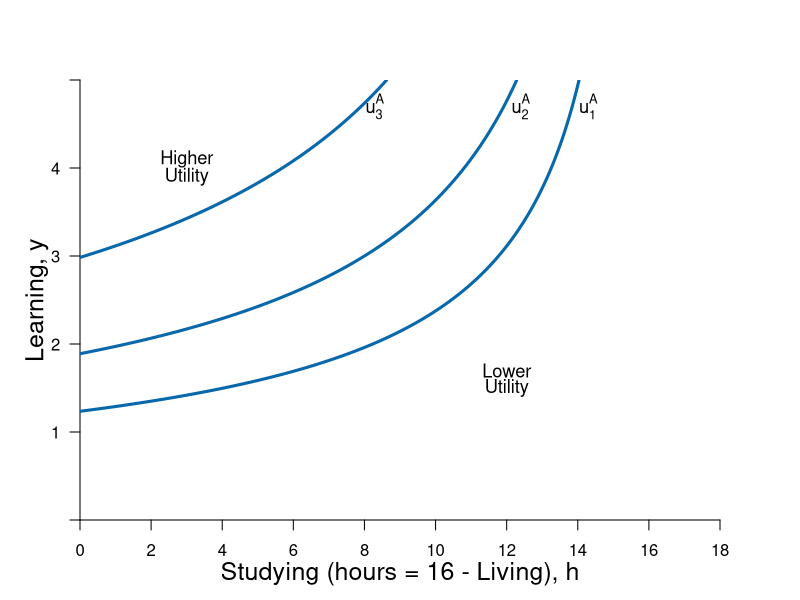

The R script that drew this image:
#Graph Designer: Scott Cohn
#Authors: Bowles and Halliday
#Title: Microeconomics: Competition, Conflict and Coordination

library(shape)
pdf(file = "constrained_optimization/feasible_frontier_indiff_only.pdf", width = 8, height = 8)

#Set parameters for graphics
axislabelsize <- 1.5
labelsize <- 1.1
graphlinewidth <- 3
segmentlinewidth <- 2

COL <- c("#7fc97f", "#beaed4", "#fdc086", "#ffff99", "#386cb0", "#f0027f", "#bf5b17", "#666666")
COLA <- c("#e0f3db", "#99d8c9","#66c2a4","#41ae76", "#238b45", "#005824")
COLB <- c("#4eb3d3", "#2b8cbe", "#0868ac","#084081")

#Edited the margins to cater for the larger LHS labels
par(mar =  c(4, 4, 4, 4))

ppf <- function(x, slope = 1/64, bary = 4) {
  bary - slope *(16-x)^2
}

uFn <- function(x, y, alpha = 0.4){
  ((16-x)^alpha)*(y^(1-alpha))
}

indiffA <- function(x, ubar = uFn(8,3) - 1, alpha = 0.4) {
  (ubar/ ((16-x)^alpha))^(1/ (1 - alpha))
}

ylims <- c(0, 5)
xlims <- c(0, 18)

npts <- 501 
x <- seq(xlims[1], xlims[2], length.out = npts)
y <- seq(ylims[1], ylims[2], length.out = npts) 
#step by step graphs:
#step 2:
#a <- uFn(8, 3) - 1
#step 3:
#a <- c(uFn(8, 3) - 1, uFn(8, 3) + 1.4) 
#final:
a <- c(uFn(8, 3) - 1, uFn(8, 3), uFn(8, 3) + 1.4) #alpha = 0.4

plot(0, 0, xlim = xlims, ylim = ylims, type = "n",
     xlab = expression(paste("")),
     ylab = expression(paste("")), 
     xaxt = "n", 
     yaxt = "n", 
     cex.lab = axislabelsize, 
     bty = "n", 
     xaxs="i", 
     yaxs="i"
)


# ticksy <- seq(from = 0, to = ylims[2], by = 1)
# ylabels <- seq(from = 0, to = ylims[2], by = 1)
ticksx <- seq(from = 0, to = xlims[2], by = 2)
xlabels <- seq(from = 0, to = xlims[2], by = 2)
ticksy <- c(ylims[1], 1, 2, 3, 4, ylims[2])
ylabels <- c(NA, 1, 2, 3, 4, NA)
# ticksx <- c(xlims[1], 5.25, 8.944272, xlims[2])
# xlabels <- c(NA, expression(paste(x,"*")), expression(paste(bar(x))), NA)

axis(1, at = ticksx, pos = 0, labels = xlabels)
axis(2, at = ticksy, pos = 0, labels = ylabels, las = 1)

npts <- 500 
xx1 <- seq(xlims[1], xlims[2], length.out = npts)
xx2 <- seq(0, xlims[2], length.out = npts)
xx3 <- seq(xlims[1], 0, length.out = npts)
xx4 <- seq(-11, 0, length.out = npts)

#Draw the polygon for shading the feasible set
# xpoly1 <- seq(from = xlims[1], to = xlims[2], length.out = 500)
# ypoly1 <- ppf(xpoly1)
# polygon(x = c(xlims[2], xlims[2], xpoly1, 0),
#         y = c(ppf(xlims[2]), 0, ypoly1, ylims[2]),
#         col=COLA[1], density=NULL, border = NA)

#Draw the graphs
# lines(xx1, ppf(xx1), col = COLA[5], lwd = graphlinewidth)

#Label the feasible frontier
# text(16, 3, expression("Feasible Frontier"), cex = labelsize)
# Arrows(16, 3.1, 16, 3.9, col = "black", lty = 1, lwd = 2, arr.type = "triangle", arr.lwd = 0.5)

contour(x, y, 
        outer(x, y, uFn),
        drawlabels = FALSE,
        col = COLB[3],
        lwd = graphlinewidth,
        levels = a, 
        xaxs="i", 
        yaxs="i", 
        add = TRUE)

#Axis labels
mtext(expression(paste("Studying (hours = 16 - Living), ", h)), side = 1, line = 2.5, cex = axislabelsize)
text(-1.2, 0.5*ylims[2], expression(paste("Learning, ", y)), xpd = TRUE, cex = axislabelsize, srt = 90) 

#Add mrs = mrt at i
# text(7.3, 3.6, expression(paste(mrs(x,y) == mrt(x,y))), cex = labelsize)
# Arrows(8, 3.5, 8, 3.15, col = "black", lty = 1, lwd = 2, arr.type = "triangle", arr.lwd = 0.5)

#Label the indifference curves
text(14.3, 4.7, expression(u[1]^A), cex = labelsize)
text(12.4, 4.7, expression(u[2]^A), cex = labelsize)
text(8.3, 4.7, expression(u[3]^A), cex = labelsize)

# Annotate max u point on feasible frontier
# text(8.4, ppf(8) - 0.1, expression(paste(i)), cex = labelsize)
# segments(8, 0, 8, ppf(x = 8), lty = 2, col = "gray", lwd = segmentlinewidth)
# segments(0, ppf(x = 8), 8, ppf(x = 8), lty = 2, col = "gray", lwd = segmentlinewidth)
# points(8, ppf(x = 8), pch = 16, col = "black", cex = 1.5)
# 
# text(3.2-0.2, ppf(3.2) + 0.1, expression(paste(a)), cex = labelsize)
# segments(3.2, 0, 3.2, ppf(x = 3.2), lty = 2, col = "gray", lwd = segmentlinewidth)
# segments(0, ppf(x = 3.2), 3.2, ppf(x = 3.2), lty = 2, col = "gray", lwd = segmentlinewidth)
# points(3.2, ppf(x = 3.2), pch = 16, col = "black", cex = 1.5)
# 
# 
# text(13.1-0.2, ppf(13.1) + 0.1, expression(paste(b)), cex = labelsize)
# segments(13.1, 0, 13.1, ppf(x = 13.1), lty = 2, col = "gray", lwd = segmentlinewidth)
# segments(0, ppf(x = 13.1), 13.1, ppf(x = 13.1), lty = 2, col = "gray", lwd = segmentlinewidth)
# points(13.1, ppf(x = 13.1), pch = 16, col = "black", cex = 1.5)

text(3, 4.1, expression("Higher"), cex = labelsize)
text(3, 3.9, expression("Utility"), cex = labelsize)

text(12, 1.7, expression("Lower"), cex = labelsize)
text(12, 1.5, expression("Utility"), cex = labelsize)



dev.off()
